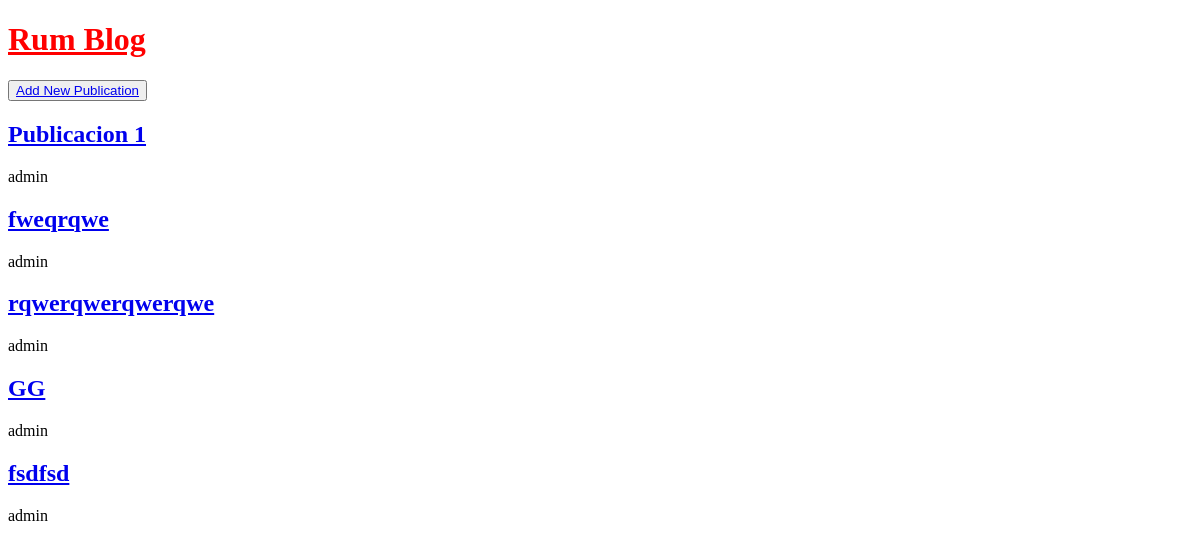
/, run on an earlier commit of the app's database.
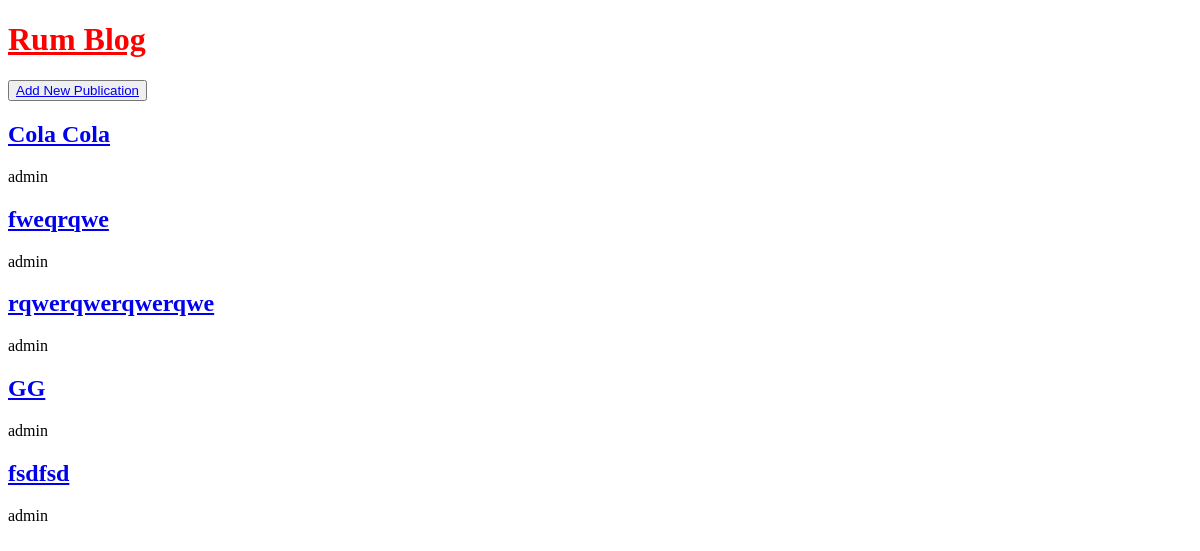
And on a later commit of the database.
### blogs/models.py (models this page shows, shortened)
class Publication(models.Model):
    title = models.CharField(max_length=200)
    author = models.ForeignKey(
        "auth.User",
        on_delete = models.CASCADE,
    )
    body = models.TextField()

### blogs/views.py (the view)
# urls.py: path("", BlogListView.as_view(), name = "home"),
class BlogListView(ListView):
    model = Publication
    template_name = 'home.html'

### templates/home.html
{% extends "base.html" %}
{% block content %}
    {% for publication in publication_list %}
        <h2><a href ="{% url 'post_detail' publication.pk %}">{{ publication.title }}</a></h2>
        <p>{{ publication.author }}</p>
    {% endfor %}
{% endblock content %}

### templates/base.html (shortened to what this page needs)
{% load static %}
<!DOCTYPE html>
<html lang="en">
<head>
    <link rel="stylesheet" href="{% static 'css/style.css' %}">
</head>
<body>
    <header>
        <h1><a href="{% url 'home' %}">Rum Blog</a></h1>
        <button><a href="{% url 'post_new' %}">Add New Publication</a></button>
    </header>
    <section>
        {% block content %}
        {% endblock content %}
    </section>
</body>
</html>

### static/css/style.css (style rules this page uses)
header h1 a { color: red; }

What changed in the data, as far as the page shows it:
changed Publication: title "Publicacion 1" → "Cola Cola"
